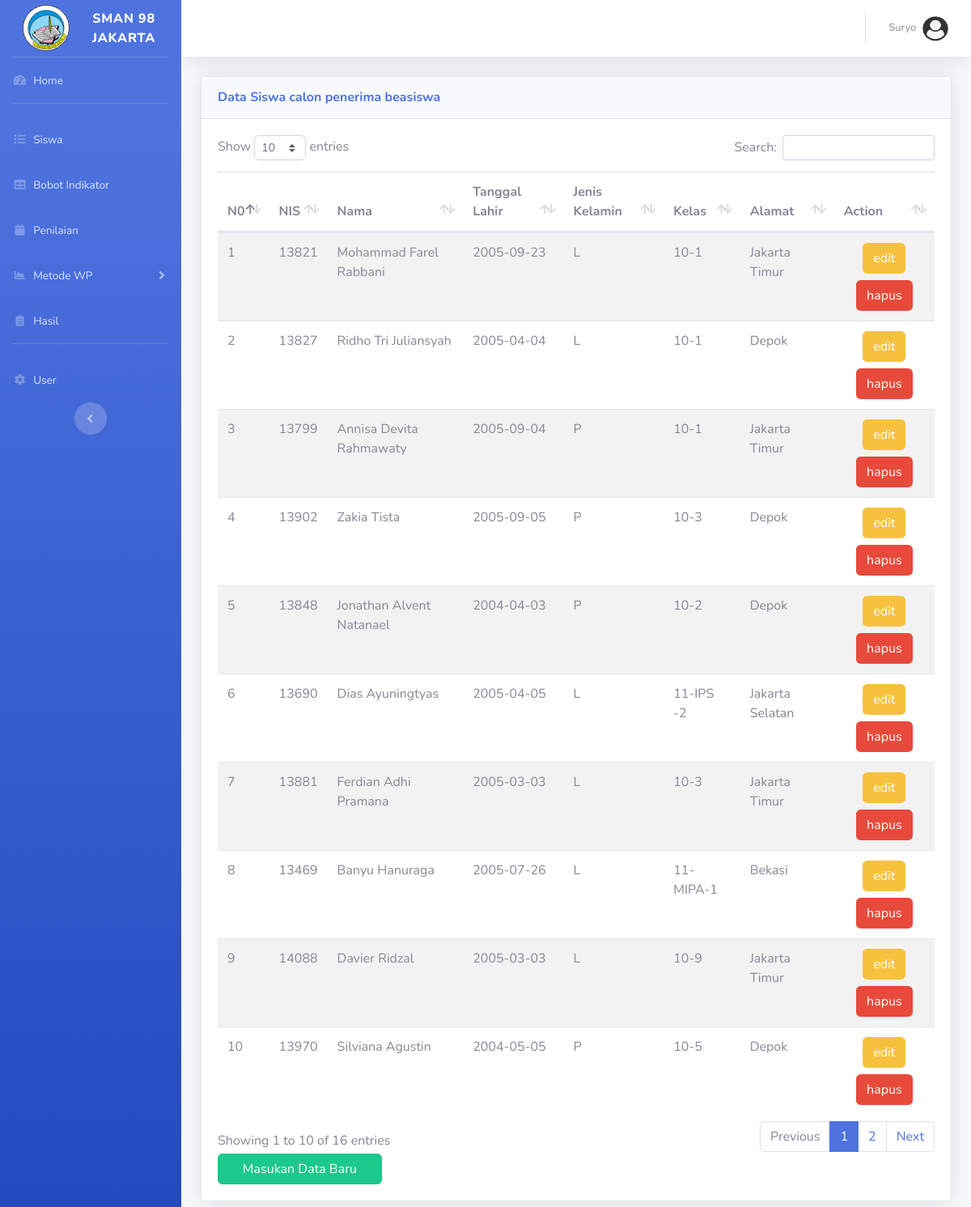
Page /data-siswa.php (signed in) on the committed database.
### tables this page shows
CREATE TABLE `user` (
  `id` int(11) NOT NULL,
  `username` varchar(35) NOT NULL,
  `email` varchar(35) NOT NULL,
  `password` varchar(35) NOT NULL,
  `level` varchar(20) NOT NULL
);

CREATE TABLE `siswa` (
  `id` int(11) NOT NULL,
  `nis` int(11) NOT NULL,
  `nama` varchar(50) NOT NULL,
  `tgl_lahir` date NOT NULL,
  `jenis_kelamin` varchar(10) NOT NULL,
  `kelas` varchar(10) NOT NULL,
  `alamat` varchar(255) NOT NULL
);

### data-siswa.php (the view, shortened to what this page needs)
<?php include "conect.php";
?>
<!DOCTYPE html>
<html lang="en">
<head>
    <link href="vendor/fontawesome-free/css/all.min.css" rel="stylesheet" type="text/css">
    <link href="css/sb-admin-2.min.css" rel="stylesheet">
    <link href="vendor/datatables/dataTables.bootstrap4.min.css" rel="stylesheet">
</head>
<body id="page-top">
    <div id="wrapper">
        <ul class="navbar-nav bg-gradient-primary sidebar sidebar-dark accordion" id="accordionSidebar">
            <a class="sidebar-brand d-flex align-items-center justify-content-center" href="index.php">
                <div class="sidebar-brand-icon rotate-n-15">
                    <img class="img-profile rounded-circle" src="img/LOGO SMAN 98 JAKARTA.png" style="width: 70%">
                </div>
                <div class="sidebar-brand-text mx-3">SMAN 98 Jakarta</div>
            </a>
            <hr class="sidebar-divider my-0">
            <li class="nav-item">
                <a class="nav-link" href="index.php">
                    <i class="fas fa-fw fa-tachometer-alt"></i>
                    <span>Home</span></a>
            </li>
            <hr class="sidebar-divider">
            <li class="nav-item">
                <a class="nav-link collapsed" href="data-siswa.php">
                    <i class="fas fa-fw fa-list"></i>
                    <span>Siswa</span>
                </a>
            </li>
            <li class="nav-item">
                <a class="nav-link collapsed" href="data-bobot.php" >
                    <i class="fas fa-fw fa-table"></i>
                    <span>Bobot Indikator</span>
                </a>
            </li>
            <li class="nav-item">
                <a class="nav-link collapsed" href="data-penilaian.php">
                    <i class="fas fa-fw fa-calendar"></i>
                    <span>Penilaian</span>
                </a>
            </li>
            <li class="nav-item">
                <a class="nav-link collapsed" href="#" data-toggle="collapse" data-target="#collapseUtilities"
                    aria-expanded="true" aria-controls="collapseUtilities">
                    <i class="fas fa-fw fa-chart-area"></i>
                    <span>Metode WP</span>
                </a>
            </li>
            <li class="nav-item">
                <a class="nav-link collapsed" href="hasil-perhitungan.php">
                    <i class="fas fa-fw fa-clipboard-list"></i>
                    <span>Hasil</span>
                </a>
            </li>
            <?php
                $queri ="SELECT * From user";
                $hasil = mysqli_query($koneksi, $queri);
                while($data = mysqli_fetch_array($hasil)){
                    if($_SESSION['username'] == $data[1]){
                        if($data[4] == "admin"){
                            echo '
                            <hr class="sidebar-divider">
                            <li class="nav-item">
                                <a class="nav-link collapsed" href="data-user.php">
                                    <i class="fas fa-fw fa-cog"></i>
                                    <span>User</span>
                                </a>
                            </li>
                            ';
                        }else if($data[4] == "kesiswaan"){
                            echo "";
                        }
                    }
                }
            ?>
            <div class="text-center d-none d-md-inline">
                <button class="rounded-circle border-0" id="sidebarToggle"></button>
            </div>
        </ul>
        <div id="content-wrapper" class="d-flex flex-column">
            <div id="content">
                <nav class="navbar navbar-expand navbar-light bg-white topbar mb-4 static-top shadow">
                    <ul class="navbar-nav ml-auto">
                        <li class="nav-item dropdown no-arrow">
                            <a class="nav-link dropdown-toggle" href="#" id="userDropdown" role="button"
                                data-toggle="dropdown" aria-haspopup="true" aria-expanded="false">
                                <span class="mr-2 d-none d-lg-inline text-gray-600 small"><?php echo $_SESSION['username'] ?></span>
                                <img class="img-profile rounded-circle"
                                    src="img/user-icon.png">
                            </a>
                        </li>
                    </ul>
                </nav>
                <div class="container-fluid">
                    <div class="card shadow mb-4">
                        <div class="card-header py-3">
                            <h6 class="m-0 font-weight-bold text-primary">Data Siswa calon penerima beasiswa</h6>
                        </div>
                        <div class="card-body">
                            <div class="table-responsive">
                                <table class="table table-striped" id="dataTable" width="100%" cellspacing="0">
                                <thead>
                                    <tr>
                                        <th>N0</th>
                                        <th>NIS</th>
                                        <th>Nama</th>
                                        <th>Tanggal Lahir</th>
                                        <th>Jenis Kelamin</th>
                                        <th>Kelas</th>
                                        <th>Alamat</th>
                                        <th>Action</th>
                                    </tr>
                                </thead>
                                <tbody>
                                <?php
                                    $queri="Select * From siswa";
                                    $hasil=mysqli_query ($koneksi,$queri);
                                    $no=0;
                                    while ($data = mysqli_fetch_array ($hasil)){
                                    $no++;
                                    echo "
                                    <tr>
                                    <td>".$no."</td>
                                    <td>".$data[1]."</td>
                                    <td>".$data[2]."</td>
                                    <td>".$data[3]."</td>
                                    <td>".$data[4]."</td>
                                    <td>".$data[5]."</td>
                                    <td>".$data[6]."</td>
                                    <td>
                                    <center>
                                        <a href=edit-data-siswa.php?id=".$data[0]."><input type=button value=edit class=btn btn-success btn-block style=background-color:#f6c23e;color:#fff;margin-bottom:0.5rem></a>
                                        <a href=delete-siswa.php?id=".$data[0]." onclick='return checkDelete()'><input type=button value=hapus class=btn btn-success btn-block style=background-color:#e74a3b;color:#fff;></a></td>
                                    </center>
                                    </tr>";
                                    }
                                ?>
                                </tbody>
                                </table>
                            </div>
                            <div class="row">
                                <div class="col-3" style="padding-right: 0.8rem">
                                   <a href="input-siswa.php"><input type="button2" value="Masukan Data Baru" class="btn btn-success btn-block"></a>
                                </div>
                            </div>
                        </div>
                    </div>
                </div>
            </div>
        </div>
    </div>
</body>
</html>

### rows in the picture
user: level "admin" (drawn), username "User"
siswa: nis "13821", nama "Mohammad Farel Rabbani", tgl_lahir "2005-09-23", jenis_kelamin "L", kelas "10-1", alamat "Jakarta Timur"
siswa: nis "13827", nama "Ridho Tri Juliansyah", tgl_lahir "2005-04-04", jenis_kelamin "L", kelas "10-1", alamat "Depok"
siswa: nis "13799", nama "Annisa Devita Rahmawaty", tgl_lahir "2005-09-04", jenis_kelamin "P", kelas "10-1", alamat "Jakarta Timur"
siswa: nis "13902", nama "Zakia Tista", tgl_lahir "2005-09-05", jenis_kelamin "P", kelas "10-3", alamat "Depok"
siswa: nis "13848", nama "Jonathan Alvent Natanael", tgl_lahir "2004-04-03", jenis_kelamin "P", kelas "10-2", alamat "Depok"
siswa: nis "13690", nama "Dias Ayuningtyas", tgl_lahir "2005-04-05", jenis_kelamin "L", kelas "11-IPS -2", alamat "Jakarta Selatan"
siswa: nis "13881", nama "Ferdian Adhi Pramana", tgl_lahir "2005-03-03", jenis_kelamin "L", kelas "10-3", alamat "Jakarta Timur"
siswa: nis "13469", nama "Banyu Hanuraga", tgl_lahir "2005-07-26", jenis_kelamin "L", kelas "11-MIPA-1", alamat "Bekasi"
siswa: nis "14088", nama "Davier Ridzal", tgl_lahir "2005-03-03", jenis_kelamin "L", kelas "10-9", alamat "Jakarta Timur"
siswa: nis "13970", nama "Silviana Agustin", tgl_lahir "2004-05-05", jenis_kelamin "P", kelas "10-5", alamat "Depok"

### other values in the picture
$_SESSION['username'] "Suryo"
